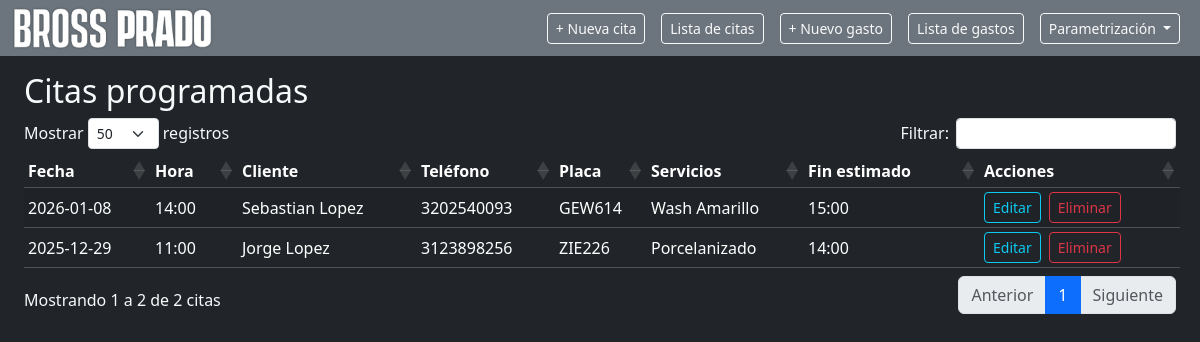
Before: /appointments with the older database file.
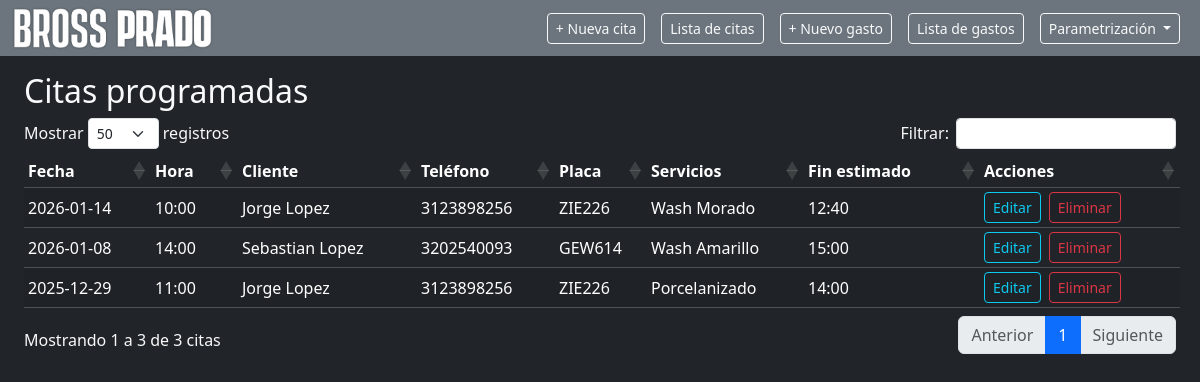
After: the same page with the newer database file.
### app.py (models this page shows, shortened)
class Appointment(db.Model):
    __tablename__ = "appointments"
    id = db.Column(db.Integer, primary_key=True)
    customer_name = db.Column(db.String(120), nullable=True)
    plate = db.Column(db.String(20), nullable=True)
    phone = db.Column(db.String(20))
    services = db.Column(db.String(255), nullable=False)  # "Wash Morado, Motor"
    start_datetime = db.Column(db.DateTime, nullable=False)
    end_datetime = db.Column(db.DateTime, nullable=False)
    notes = db.Column(db.Text, nullable=True)
    vehicle_type_id = db.Column(
        db.Integer,
        db.ForeignKey("vehicle_types.id"),
        nullable=True
    )
    agreement_id = db.Column(
        db.Integer,
        db.ForeignKey("agreements.id"),
        nullable=True
    )
    agreement = db.relationship("Agreement")
    vehicle_type = db.relationship("VehicleType")
    status = db.Column(db.String(20), nullable=False, default="scheduled")

### app.py (the view)
@app.route("/appointments")
def appointments_list():
    appointments = Appointment.query.order_by(Appointment.start_datetime.asc()).all()
    return render_template("appointments_list.html", appointments=appointments)

### templates/appointments_list.html (shortened to what this page needs)
{% extends "base.html" %}
{% block extra_head %}
<link rel="stylesheet"
      href="https://cdn.datatables.net/1.13.6/css/dataTables.bootstrap5.min.css">
{% endblock %}
{% block content %}
<h2>Citas programadas</h2>
<table id="appointmentsTable"
       class="table table-dark table-striped table-sm align-middle mt-4">
  <thead>
    <tr>
      <th>Fecha</th>
      <th>Hora</th>
      <th>Cliente</th>
      <th>Teléfono</th>
      <th>Placa</th>
      <th>Servicios</th>
      <th>Fin estimado</th>
      <th>Acciones</th>
    </tr>
  </thead>
  <tbody>
  {% for a in appointments %}
    <tr>
      <td>{{ a.start_datetime.strftime("%Y-%m-%d") }}</td>
      <td>{{ a.start_datetime.strftime("%H:%M") }}</td>
      <td>{{ a.customer_name }}</td>
      <td>{{ a.phone or "-" }}</td>
      <td>{{ a.plate or "-" }}</td>
      <td>{{ a.services }}</td>
      <td>{{ a.end_datetime.strftime("%H:%M") }}</td>
      <td class="d-flex gap-2">
        <a href="{{ url_for('edit_appointment', appointment_id=a.id) }}"
          class="btn btn-sm btn-outline-info">Editar</a>
        <form method="post"
              action="{{ url_for('delete_appointment', appointment_id=a.id) }}"
              onsubmit="return confirm('¿Eliminar esta cita?');">
          <button class="btn btn-sm btn-outline-danger">Eliminar</button>
        </form>
      </td>
    </tr>
  {% endfor %}
  </tbody>
</table>
{% endblock %}

### templates/base.html (shortened to what this page needs)
<!doctype html>
<html lang="es">
<head>
  <link
    href="https://cdn.jsdelivr.net/npm/bootstrap@5.3.3/dist/css/bootstrap.min.css"
    rel="stylesheet">
  {% block extra_head %}{% endblock %}
</head>
<body class="bg-dark text-light">
<nav class="navbar navbar-expand-lg navbar-dark bg-secondary mb-3">
  <div class="container-fluid">
    <a class="navbar-brand d-flex align-items-center gap-2"
       href="{{ url_for('calendar_view') }}"
       style="padding-top: 0; padding-bottom: 0;">
      <img
        src="{{ url_for('static', filename='img/logotipo.png') }}"
        alt="Agenda Detailing"
        class="navbar-logo"
        onerror="this.style.display='none'; this.insertAdjacentHTML('afterend','<span class=\'navbar-brand-text\'>Agenda</span>');"
      >
    </a>
    <div class="collapse navbar-collapse justify-content-end" id="navbarContent">
      <div class="d-flex flex-column flex-lg-row gap-2 mt-3 mt-lg-0">
        <a class="btn btn-sm btn-outline-light me-2" href="{{ url_for('new_appointment') }}">+ Nueva cita</a>
        <a class="btn btn-sm btn-outline-light me-2" href="{{ url_for('appointments_list') }}">Lista de citas</a>
        <a class="btn btn-sm btn-outline-light me-2"
           href="{{ url_for('expenses_new') }}">
           + Nuevo gasto
        </a>
        <a class="btn btn-sm btn-outline-light me-2"
           href="{{ url_for('expenses_list') }}">
           Lista de gastos
        </a>
        <div class="dropdown me-2">
          <button class="btn btn-sm btn-outline-light dropdown-toggle"
                  type="button"
                  data-bs-toggle="dropdown"
                  aria-expanded="false">
            Parametrización
          </button>
        </div>
      </div>
    </div>
  </div>
</nav>
<div class="container-fluid px-4">
  {% block content %}{% endblock %}
</div>
</body>
</html>

### templates/base.html (style rules this page uses)
.navbar-logo { height: 40px; width: auto; display: block; filter: drop-shadow(0 0 1px rgba(0,0,0,0.45)); }

Changed rows visible on the page:
added Appointment: start_datetime "2026-01-14", start_datetime "10:00", customer_name "Jorge Lopez", phone "3123898256", plate "ZIE226", services "Wash Morado", end_datetime "12:40"
Other visible differences:
text written by a page script: "Mostrar registros Filtrar: Mostrando 1 a 2 de 2 citas Anterior 1 Siguiente" → "Mostrar registros Filtrar: Mostrando 1 a 3 de 3 citas Anterior 1 Siguiente"
